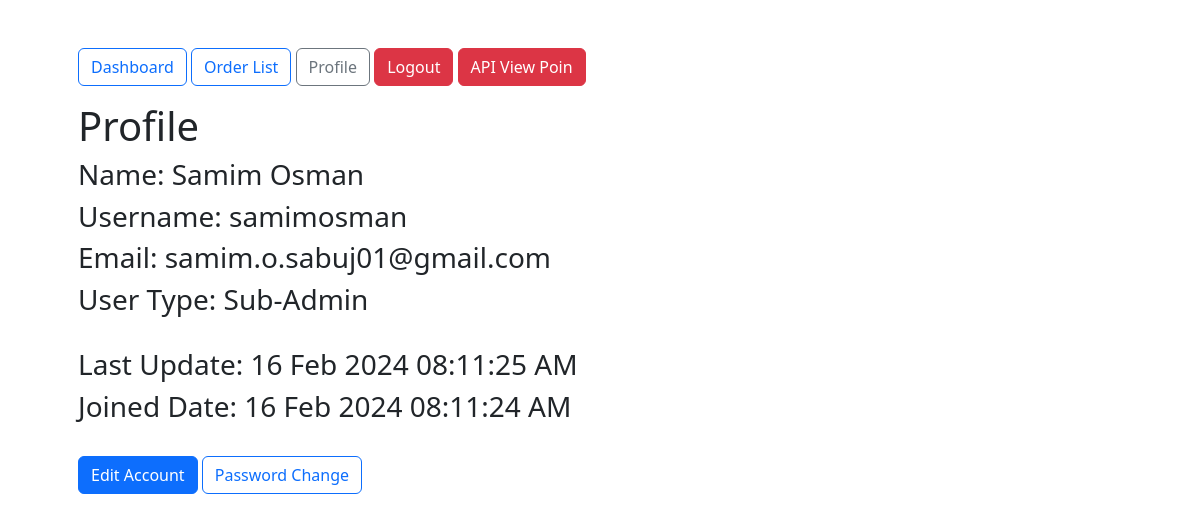
Page /profile/samimosman/ (signed in) on the committed database.
### admin_account/models.py (models this page shows, shortened)
class Custom_User(AbstractBaseUser, PermissionsMixin):
    USER_TYPE = (
        ('Admin', 'Admin'),
        ('Sub-Admin', 'Sub-Admin'),
        ('Staff', 'Staff'),
        ('Invantory', 'Invantory'),
        ('RTS', 'RTS'),
    )
    name = models.CharField(max_length=100, blank=True, null=True)
    username = models.CharField(max_length=30, unique=True, validators=[UnicodeUsernameValidator])
    email = models.EmailField(max_length=40, unique=True)
    user_type = models.CharField(choices=USER_TYPE, blank=True, null=True, max_length=50)
    is_staff = models.BooleanField(default=False)
    is_superuser = models.BooleanField(default=False)
    is_active = models.BooleanField(default=True)
    date_joined = models.DateTimeField(auto_now_add=True)
    update_date = models.DateTimeField(auto_now=True)
    objects = UserManager()
    USERNAME_FIELD = 'email'
    REQUIRED_FIELDS = ['username', 'name']
    class Meta:
        ordering = ['-date_joined']

### admin_account/views.py (the view)
# urls.py: path('profile/<username>/', user_profile, name='user_profile'),
@login_required
def user_profile(request, username):
    admin_user = get_object_or_404(Custom_User, username=username)
    return render(request, 'admin_account/user_profile.html', {'admin_user': admin_user})

### templates/admin_account/user_profile.html (shortened to what this page needs)
{% extends '../dashboard.html' %}
{% block dashboard_body %}
<div>
    <h1>Profile</h1>
    <h3>
        Name: {{admin_user.name}}
    </h3>
    <h3>
        Username: {{admin_user.username}}
    </h3>
    <h3>
        Email: {{admin_user.email}}
    </h3>
    <h3>
        User Type: {{admin_user.user_type}}
    </h3>
    <br>
    <h3>
        Last Update: {{admin_user.update_date|date:"d M Y h:i:s A"}}
    </h3>
    <h3>
        Joined Date: {{admin_user.date_joined|date:"d M Y h:i:s A"}}
    </h3>
    <br>
    <a href="{% url 'update_user' admin_user.id %}" class="btn btn-primary">Edit Account</a>
    <a href="{% url 'change_password' %}" class="btn btn-outline-primary">Password Change</a>
</div>
{% endblock dashboard_body %}

### rows in the picture
Custom_User: name "Samim Osman", username "samimosman", email "samim.o.sabuj01@gmail.com", user_type "Sub-Admin", update_date "16 Feb 2024 08:11:25 AM", date_joined "16 Feb 2024 08:11:24 AM"
